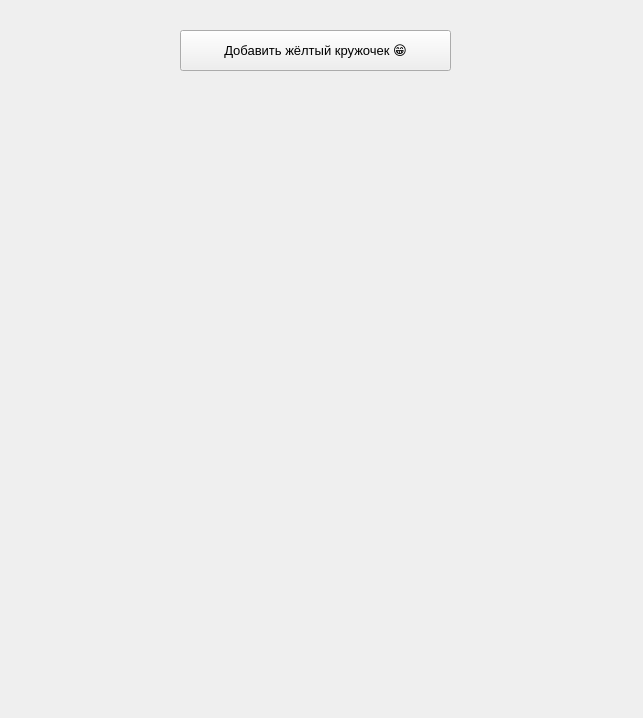
<?xml version="1.0" encoding="UTF-8"?>
<ui version="4.0">
 <class>Form</class>
 <widget class="QWidget" name="Form">
  <property name="geometry">
   <rect>
    <x>0</x>
    <y>0</y>
    <width>643</width>
    <height>718</height>
   </rect>
  </property>
  <property name="windowTitle">
   <string>Form</string>
  </property>
  <widget class="QPushButton" name="pushButton">
   <property name="geometry">
    <rect>
     <x>180</x>
     <y>30</y>
     <width>271</width>
     <height>41</height>
    </rect>
   </property>
   <property name="font">
    <font>
     <pointsize>10</pointsize>
    </font>
   </property>
   <property name="text">
    <string>Добавить жёлтый кружочек 😁</string>
   </property>
  </widget>
 </widget>
 <resources/>
 <connections/>
</ui>
